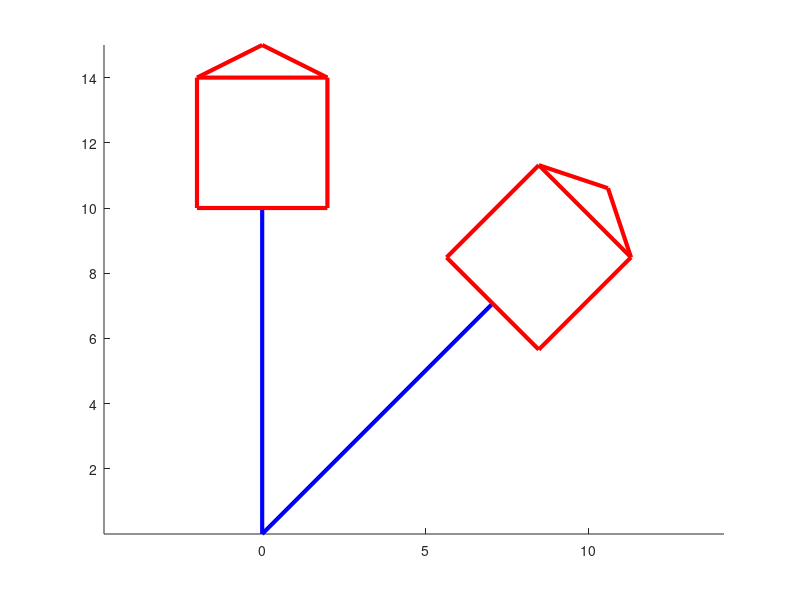

Source code (MATLAB):
clear all;clc;close all;%format short;

%槓
l1 = [0,0];
l2in = 10;
l2 = [0 ,l2in];

%箱
sq1x = [-(l2in/5) ,(l2in/5)];
sq1y = [l2in ,l2in];

sq2x = sq1x;
sq2y = [l2in + (l2in/5)*2 ,l2in + (l2in/5)*2];

sq3x = [-(l2in/5),-(l2in/5)];
sq3y = [l2in ,l2in + (l2in/5)*2];

sq4x = [(l2in/5),(l2in/5)];
sq4y = [l2in ,l2in + (l2in/5)*2];

%頂

t1x = [-(l2in/5) ,0 ,(l2in/5)];
t1y = [l2in + (l2in/5)*2, l2in + (l2in/5)*2.5, l2in + (l2in/5)*2];






figure, hold on;

%槓
plot(l1, l2, 'b', 'LineWidth', 3);

%箱
plot(sq1x, sq1y, 'r', 'LineWidth', 3);
plot(sq2x, sq2y, 'r', 'LineWidth', 3);
plot(sq3x, sq3y, 'r', 'LineWidth', 3);
plot(sq4x, sq4y, 'r', 'LineWidth', 3);

%頂
plot(t1x, t1y, 'r', 'LineWidth', 3);

%複製
%轉換角度
n = 8;
intvl = 2 * pi / n;
%線性轉換矩陣 (順時針)
A = [cos(intvl) sin(intvl);
    -sin(intvl) cos(intvl)];
%依角度轉換值
tmp_l = A * [l1; l2];
tmp_sq1 = A * [sq1x; sq1y];
tmp_sq2 = A * [sq2x; sq2y];
tmp_sq3 = A * [sq3x; sq3y];
tmp_sq4 = A * [sq4x; sq4y];
tmp_t1 = A * [t1x; t1y];
%提取新值
l1_new = tmp_l(1, :);
l2_new = tmp_l(2, :);
sq1x_new = tmp_sq1(1, :);
sq1y_new = tmp_sq1(2, :);
sq2x_new = tmp_sq2(1, :);
sq2y_new = tmp_sq2(2, :);
sq3x_new = tmp_sq3(1, :);
sq3y_new = tmp_sq3(2, :);
sq4x_new = tmp_sq4(1, :);
sq4y_new = tmp_sq4(2, :);
t1x_new = tmp_t1(1, :);
t1y_new = tmp_t1(2, :);

plot(l1_new, l2_new, 'b', 'LineWidth', 3);
plot(sq1x_new, sq1y_new, 'r', 'LineWidth', 3);
plot(sq2x_new, sq2y_new, 'r', 'LineWidth', 3);
plot(sq3x_new, sq3y_new, 'r', 'LineWidth', 3);
plot(sq4x_new, sq4y_new, 'r', 'LineWidth', 3);
plot(t1x_new, t1y_new, 'r', 'LineWidth', 3);







axis equal;
hold off;


%for i=1:m %C語言會算尾數


hold off

return

x=(rand(1,30)-0.5)*10;
%rand(1列30個隨機元素)
%rand*10=+-5之間
%x belong(屬於) to -5 ~ 5
y=50.*rand(1,30).*x;
plot(x,y)